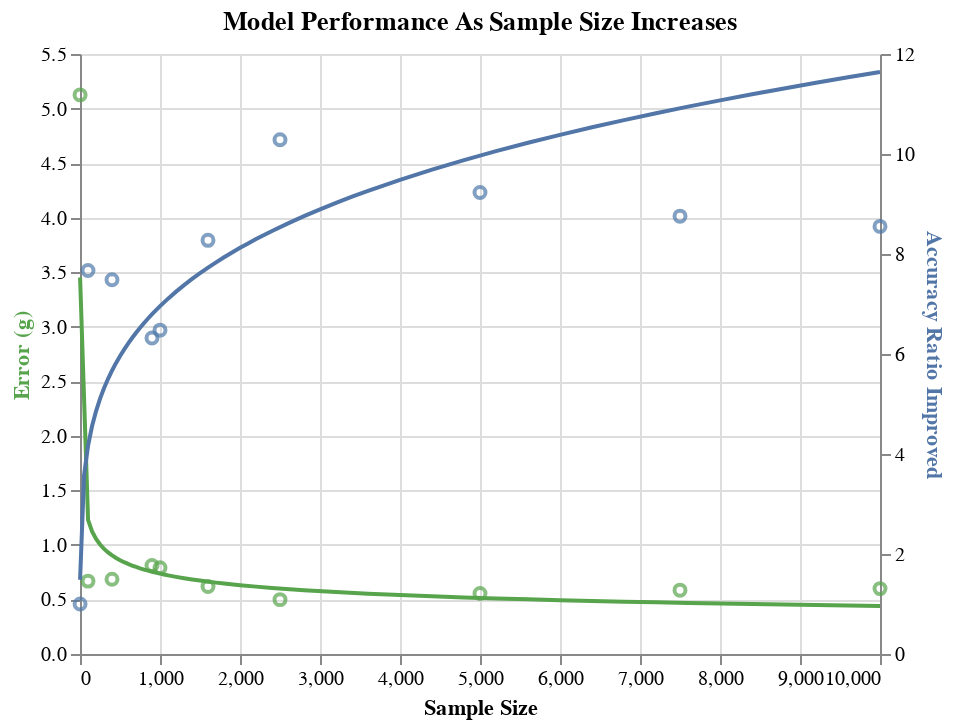

Notebook cell for this chart:
### Code cell
base = alt.Chart(res_df, title = 'Model Performance As Sample Size Increases').encode(
    alt.X('sample size', axis=alt.Axis(title = 'Sample Size',))
)

area = base.mark_point(color='#57A44C').encode(
    alt.Y('error',
          axis=alt.Axis(title='Error (g)', titleColor='#57A44C')),
)

line = base.mark_point().encode(
    alt.Y('accuracy',
          axis=alt.Axis(title='Accuracy Ratio Improved', titleColor='#5276A7'))
)
area = area + area.transform_regression('sample size','error', method='pow').mark_line(color='#57A44C')
line = line + line.transform_regression('sample size','accuracy', method='pow').mark_line(stroke='#5276A7')

plot = alt.layer(area, line).resolve_scale(
    y = 'independent'
)
save_chart(plot, '../../report/assets/clt.png')
plot

### Figure 1 — Vega-Lite specification as saved in the notebook (floating-point values rounded to 4 significant figures)
{"config": {"view": {"continuousWidth": 400, "continuousHeight": 300}}, "layer": [{"layer": [{"mark": {"type": "point", "color": "#57A44C"}, "encoding": {"x": {"axis": {"title": "Sample Size"}, "field": "sample size", "type": "quantitative"}, "y": {"axis": {"title": "Error (g)", "titleColor": "#57A44C"}, "field": "error", "type": "quantitative"}}, "title": "Model Performance As Sample Size Increases"}, {"mark": {"type": "line", "color": "#57A44C"}, "encoding": {"x": {"axis": {"title": "Sample Size"}, "field": "sample size", "type": "quantitative"}, "y": {"axis": {"title": "Error (g)", "titleColor": "#57A44C"}, "field": "error", "type": "quantitative"}}, "title": "Model Performance As Sample Size Increases", "transform": [{"on": "sample size", "regression": "error", "method": "pow"}]}]}, {"layer": [{"mark": "point", "encoding": {"x": {"axis": {"title": "Sample Size"}, "field": "sample size", "type": "quantitative"}, "y": {"axis": {"title": "Accuracy Ratio Improved", "titleColor": "#5276A7"}, "field": "accuracy", "type": "quantitative"}}, "title": "Model Performance As Sample Size Increases"}, {"mark": {"type": "line", "stroke": "#5276A7"}, "encoding": {"x": {"axis": {"title": "Sample Size"}, "field": "sample size", "type": "quantitative"}, "y": {"axis": {"title": "Accuracy Ratio Improved", "titleColor": "#5276A7"}, "field": "accuracy", "type": "quantitative"}}, "title": "Model Performance As Sample Size Increases", "transform": [{"on": "sample size", "regression": "accuracy", "method": "pow"}]}]}], "data": {"name": "data-54fc0b15681df082a7355454af83b89d"}, "resolve": {"scale": {"y": "independent"}}, "$schema": "https://vega.github.io/schema/vega-lite/v4.17.0.json", "datasets": {"data-54fc0b15681df082a7355454af83b89d": [{"error": 5.125, "accuracy": 1.0, "sample size": 1, "size improved": 1.0, "fit": 0.1}, {"error": 0.6682, "accuracy": 7.67, "sample size": 100, "size improved": 100.0, "fit": 1.0}, {"error": 0.6847, "accuracy": 7.485, "sample size": 400, "size improved": 400.0, "fit": 2.0}, {"error": 0.811, "accuracy": 6.319, "sample size": 900, "size improved": 900.0, "fit": 3.0}, {"error": 0.7913, "accuracy": 6.477, "sample size": 1000, "size improved": 1000.0, "fit": 3.162}, {"error": 0.6195, "accuracy": 8.273, "sample size": 1600, "size improved": 1600.0, "fit": 4.0}, {"error": 0.4984, "accuracy": 10.28, "sample size": 2500, "size improved": 2500.0, "fit": 5.0}, {"error": 0.5552, "accuracy": 9.231, "sample size": 5000, "size improved": 5000.0, "fit": 7.071}, {"error": 0.5853, "accuracy": 8.757, "sample size": 7500, "size improved": 7500.0, "fit": 8.66}, {"error": 0.5993, "accuracy": 8.552, "sample size": 10000, "size improved": 10000.0, "fit": 10.0}]}}
